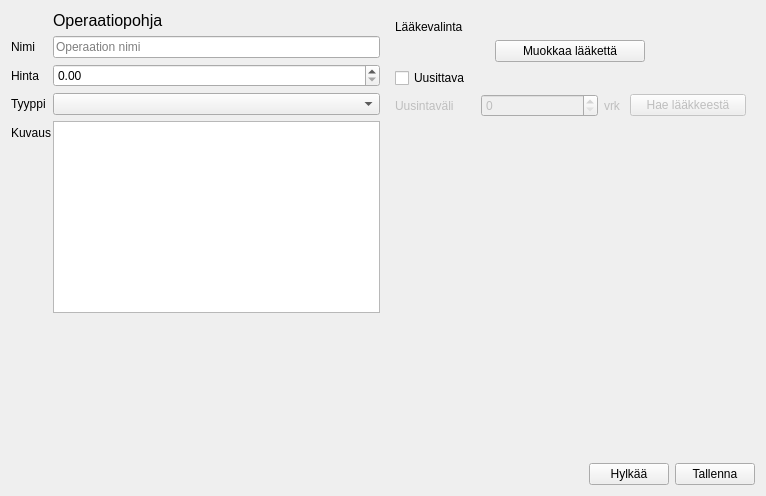
<?xml version="1.0" encoding="UTF-8"?>
<ui version="4.0">
 <class>OperationCreator</class>
 <widget class="QWidget" name="OperationCreator">
  <property name="geometry">
   <rect>
    <x>0</x>
    <y>0</y>
    <width>766</width>
    <height>496</height>
   </rect>
  </property>
  <property name="windowTitle">
   <string>Operaatiopohjan luonti</string>
  </property>
  <layout class="QVBoxLayout" name="verticalLayout_2">
   <item>
    <layout class="QHBoxLayout" name="horizontalLayout_2">
     <item>
      <layout class="QVBoxLayout" name="verticalLayout">
       <item>
        <layout class="QFormLayout" name="formLayout">
         <property name="fieldGrowthPolicy">
          <enum>QFormLayout::ExpandingFieldsGrow</enum>
         </property>
         <property name="horizontalSpacing">
          <number>1</number>
         </property>
         <item row="0" column="1">
          <widget class="QLabel" name="label_5">
           <property name="font">
            <font>
             <pointsize>12</pointsize>
             <weight>50</weight>
             <italic>false</italic>
             <bold>false</bold>
            </font>
           </property>
           <property name="text">
            <string>Operaatiopohja</string>
           </property>
          </widget>
         </item>
         <item row="1" column="0">
          <widget class="QLabel" name="label">
           <property name="text">
            <string>Nimi</string>
           </property>
          </widget>
         </item>
         <item row="1" column="1">
          <widget class="QLineEdit" name="nameEdit">
           <property name="placeholderText">
            <string>Operaation nimi</string>
           </property>
          </widget>
         </item>
         <item row="2" column="0">
          <widget class="QLabel" name="label_2">
           <property name="text">
            <string>Hinta</string>
           </property>
          </widget>
         </item>
         <item row="3" column="0">
          <widget class="QLabel" name="label_3">
           <property name="text">
            <string>Tyyppi</string>
           </property>
          </widget>
         </item>
         <item row="3" column="1">
          <widget class="QComboBox" name="typeComboBox">
           <property name="sizePolicy">
            <sizepolicy hsizetype="Expanding" vsizetype="Fixed">
             <horstretch>0</horstretch>
             <verstretch>0</verstretch>
            </sizepolicy>
           </property>
          </widget>
         </item>
         <item row="4" column="0">
          <widget class="QLabel" name="label_4">
           <property name="text">
            <string>Kuvaus</string>
           </property>
          </widget>
         </item>
         <item row="4" column="1">
          <widget class="QPlainTextEdit" name="descriptionTextEdit"/>
         </item>
         <item row="2" column="1">
          <widget class="QDoubleSpinBox" name="priceSpinBox">
           <property name="sizePolicy">
            <sizepolicy hsizetype="MinimumExpanding" vsizetype="Fixed">
             <horstretch>0</horstretch>
             <verstretch>0</verstretch>
            </sizepolicy>
           </property>
           <property name="maximum">
            <double>999999999.990000009536743</double>
           </property>
          </widget>
         </item>
        </layout>
       </item>
       <item>
        <spacer name="verticalSpacer">
         <property name="orientation">
          <enum>Qt::Vertical</enum>
         </property>
         <property name="sizeHint" stdset="0">
          <size>
           <width>20</width>
           <height>40</height>
          </size>
         </property>
        </spacer>
       </item>
      </layout>
     </item>
     <item>
      <widget class="QStackedWidget" name="stackedWidget">
       <property name="currentIndex">
        <number>1</number>
       </property>
       <widget class="QWidget" name="emptyPage"/>
       <widget class="QWidget" name="vaccinePage">
        <layout class="QVBoxLayout" name="verticalLayout_3">
         <item>
          <widget class="QLabel" name="label_7">
           <property name="text">
            <string>Lääkevalinta</string>
           </property>
          </widget>
         </item>
         <item>
          <layout class="QHBoxLayout" name="searchLineEditLayout">
           <item>
            <widget class="QPushButton" name="editmedicine">
             <property name="maximumSize">
              <size>
               <width>150</width>
               <height>16777215</height>
              </size>
             </property>
             <property name="text">
              <string>Muokkaa lääkettä</string>
             </property>
            </widget>
           </item>
          </layout>
         </item>
         <item>
          <widget class="QCheckBox" name="resitCheckBox">
           <property name="text">
            <string>Uusittava</string>
           </property>
          </widget>
         </item>
         <item>
          <layout class="QHBoxLayout" name="horizontalLayout">
           <item>
            <widget class="QLabel" name="label_6">
             <property name="enabled">
              <bool>false</bool>
             </property>
             <property name="maximumSize">
              <size>
               <width>80</width>
               <height>16777215</height>
              </size>
             </property>
             <property name="text">
              <string>Uusintaväli</string>
             </property>
            </widget>
           </item>
           <item>
            <widget class="QSpinBox" name="durationspinBox">
             <property name="enabled">
              <bool>false</bool>
             </property>
             <property name="maximum">
              <number>999999999</number>
             </property>
            </widget>
           </item>
           <item>
            <widget class="QLabel" name="label_8">
             <property name="enabled">
              <bool>false</bool>
             </property>
             <property name="maximumSize">
              <size>
               <width>20</width>
               <height>16777215</height>
              </size>
             </property>
             <property name="text">
              <string>vrk</string>
             </property>
            </widget>
           </item>
           <item>
            <widget class="QPushButton" name="getFromMedicineButton">
             <property name="enabled">
              <bool>false</bool>
             </property>
             <property name="text">
              <string>Hae lääkkeestä</string>
             </property>
            </widget>
           </item>
          </layout>
         </item>
         <item>
          <spacer name="verticalSpacer_2">
           <property name="orientation">
            <enum>Qt::Vertical</enum>
           </property>
           <property name="sizeHint" stdset="0">
            <size>
             <width>20</width>
             <height>40</height>
            </size>
           </property>
          </spacer>
         </item>
        </layout>
       </widget>
       <widget class="QWidget" name="itemPage">
        <layout class="QHBoxLayout" name="itemPageLayout"/>
       </widget>
      </widget>
     </item>
    </layout>
   </item>
   <item>
    <layout class="QHBoxLayout" name="horizontalLayout_3">
     <item>
      <spacer name="horizontalSpacer">
       <property name="orientation">
        <enum>Qt::Horizontal</enum>
       </property>
       <property name="sizeHint" stdset="0">
        <size>
         <width>40</width>
         <height>20</height>
        </size>
       </property>
      </spacer>
     </item>
     <item>
      <widget class="QPushButton" name="closeButton">
       <property name="text">
        <string>Hylkää</string>
       </property>
      </widget>
     </item>
     <item>
      <widget class="QPushButton" name="saveButton">
       <property name="text">
        <string>Tallenna</string>
       </property>
      </widget>
     </item>
    </layout>
   </item>
  </layout>
 </widget>
 <tabstops>
  <tabstop>nameEdit</tabstop>
  <tabstop>priceSpinBox</tabstop>
  <tabstop>typeComboBox</tabstop>
  <tabstop>descriptionTextEdit</tabstop>
  <tabstop>editmedicine</tabstop>
  <tabstop>resitCheckBox</tabstop>
  <tabstop>durationspinBox</tabstop>
  <tabstop>getFromMedicineButton</tabstop>
  <tabstop>saveButton</tabstop>
  <tabstop>closeButton</tabstop>
 </tabstops>
 <resources/>
 <connections/>
</ui>
